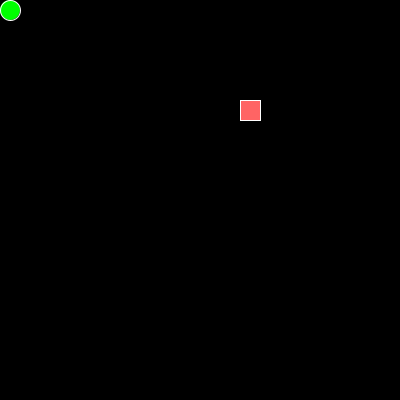
Frame 1 (no input)
Frame 60 (the mouse pressed at the canvas centre just before this capture): identical to frame 1, image omitted
Frame 120 (the mouse held since frame 60 and released just before this capture): identical to frame 1, image omitted

The Processing sketch that drew this single still picture (run headless with seeded random() and noise(); from frame 60 on, the mouse is pressed at the canvas centre):

// Processing sketch: processing_127367
// ── processing_127367.pde

/*
  NOTES:
 Added checkGameOver
 
 */

ArrayList<SnakePart> snake = new ArrayList<SnakePart>();
char direction;
SnakeFood food;
int GRIDSIZE = 20;

void setup() {
  size(400, 400);
  snake.add(new SnakePart(0, 0));
  food = new SnakeFood();
  frameRate(8);
}

void draw() {

  drawGrid();
  food.display();
  drawSnake();

  moveSnakeBody();
  moveSnakeHead();

  checkGameOver();
  checkForFoodCollision();
}

void moveSnakeHead() {
  SnakePart head = snake.get(0);
  switch(direction) {
  case 'n':
    head.y -= GRIDSIZE;
    break;
  case 's':
    head.y += GRIDSIZE;
    break;
  case 'e':
    head.x += GRIDSIZE;
    break;
  case 'w':  
    head.x -= GRIDSIZE;
    break;
  }
}


void checkForFoodCollision() {
  SnakePart head = snake.get(0);
  if (head.x == food.x && head.y == food.y) {
    // add a new segment to the snake
    snake.add(new SnakePart(head.x, head.y));
    // reset the position of the food by creating a new object
    food = new SnakeFood();
  }
}

void checkGameOver() {
  SnakePart head = snake.get(0);
  for (int i = 1; i < snake.size(); i++) {
    SnakePart sp = snake.get(i);
    if (head.x == sp.x && head.y == sp.y) {
      textAlign(CENTER);
      text("GAME OVER!", width/2, height/2);
      noLoop();
      break;
    }
  }
  if (head.x < 0) head.x = width;
  if (head.x > width) head.x = 0;
  if (head.y < 0) head.y = height;
  if (head.y > height) head.y = 0;
}


void drawSnake() {
  for (int i = 0; i < snake.size();i++) {
    SnakePart sp = snake.get(i);
    sp.display();
  }
}

void drawGrid() {
  fill(0);
  rect(-1, -1, width+1, width+1);
  stroke(255);
  //  for (int x =0; x < width; x+=GRIDSIZE) {
  //    line(x, 0, x, height);
  //  }
  //  for (int y =0; y < height; y+=GRIDSIZE) {
  //    line(0, y, width, y);
  //  }
}


void keyPressed() {
  SnakePart head = snake.get(0);
  if (key == 'a' || key == 'A')direction = 'w';
  if (key == 'd' || key == 'D')direction = 'e';
  if (key == 'w' || key == 'W')direction = 'n';
  if (key == 's' || key == 'S')direction = 's';
}

void moveSnakeBody() {
  for (int i = snake.size()-1; i > 0; i--) {
    SnakePart spBack = snake.get(i);
    SnakePart spFront = snake.get(i-1);
    spBack.x = spFront.x;
    spBack.y = spFront.y;
  }
}

class SnakeFood {

  int x, y;

  SnakeFood() {
    x = int(random(width/GRIDSIZE))*GRIDSIZE;
    y = int(random(height/GRIDSIZE))*GRIDSIZE;
  }

  void display() {
    fill(255, 100, 100);
    rect(x, y, GRIDSIZE, GRIDSIZE);
  }
}
class SnakePart {

  int x, y;

  SnakePart(int newX, int newY) {
    x = newX;
    y = newY;
  }

  void display() {
    fill(0, 255, 0);
    ellipseMode(CORNER);
    ellipse(x, y, GRIDSIZE, GRIDSIZE);
  }
}
